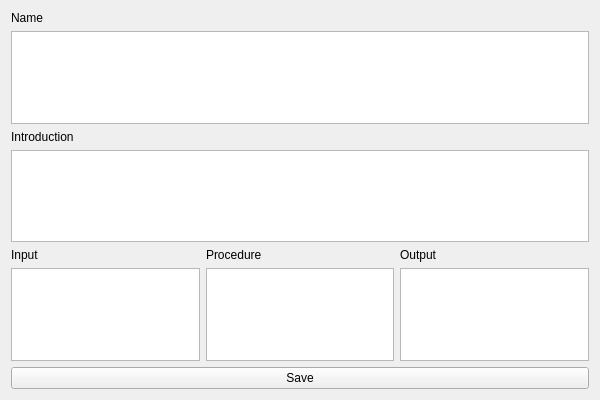
<?xml version="1.0" encoding="UTF-8"?>
<ui version="4.0">
 <class>Method_editorClass</class>
 <widget class="QWidget" name="Method_editorClass">
  <property name="geometry">
   <rect>
    <x>0</x>
    <y>0</y>
    <width>600</width>
    <height>400</height>
   </rect>
  </property>
  <property name="windowTitle">
   <string>Method_editor</string>
  </property>
  <layout class="QGridLayout" name="gridLayout">
   <item row="0" column="0">
    <widget class="QLabel" name="label_5">
     <property name="text">
      <string>Name</string>
     </property>
    </widget>
   </item>
   <item row="1" column="0" colspan="3">
    <widget class="QTextEdit" name="textEdit_name"/>
   </item>
   <item row="2" column="0">
    <widget class="QLabel" name="label_4">
     <property name="text">
      <string>Introduction</string>
     </property>
    </widget>
   </item>
   <item row="3" column="0" colspan="3">
    <widget class="QTextEdit" name="textEdit_introduction"/>
   </item>
   <item row="4" column="0">
    <widget class="QLabel" name="label">
     <property name="text">
      <string>Input</string>
     </property>
    </widget>
   </item>
   <item row="4" column="1">
    <widget class="QLabel" name="label_2">
     <property name="text">
      <string>Procedure</string>
     </property>
    </widget>
   </item>
   <item row="4" column="2">
    <widget class="QLabel" name="label_3">
     <property name="text">
      <string>Output</string>
     </property>
    </widget>
   </item>
   <item row="5" column="0">
    <widget class="QTextEdit" name="textEdit_input"/>
   </item>
   <item row="5" column="1">
    <widget class="QTextEdit" name="textEdit_procedure"/>
   </item>
   <item row="5" column="2">
    <widget class="QTextEdit" name="textEdit_out"/>
   </item>
   <item row="6" column="0" colspan="3">
    <widget class="QPushButton" name="pushButton">
     <property name="text">
      <string>Save</string>
     </property>
    </widget>
   </item>
  </layout>
 </widget>
 <layoutdefault spacing="6" margin="11"/>
 <resources/>
 <connections/>
</ui>
